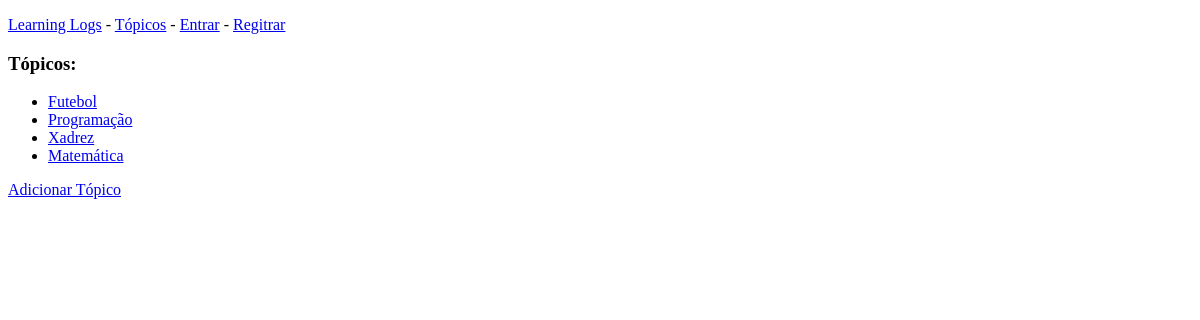
Page /topics on the earlier database version.
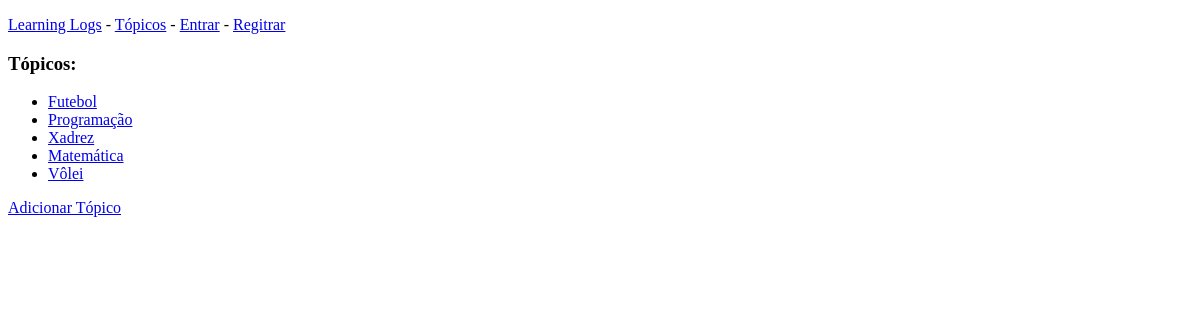
Same page on the later database version.
### learning_logs/models.py (models this page shows)
class Topic(models.Model):
    text = models.CharField(max_length=200)
    date_added = models.DateTimeField(auto_now_add=True)
    def __str__(self):
        return self.text

### learning_logs/views.py (the view)
# urls.py: path('topics', views.topics, name='topics'),
def topics(request):
    topics = Topic.objects.order_by('date_added')
    context = {'topics' : topics}
    return render(request, 'learning_logs/topics.html', context)

### learning_logs/templates/learning_logs/topics.html (shortened to what this page needs)
<!DOCTYPE html>
<html lang="en">
<head>
</head>
<body>
    {% extends "learning_logs/base.html" %}
    {% block content %}
    <h3>Tópicos:</h3>
        <ul>
            {% for topic in topics %}
                <li><a href="{% url 'topic' topic.id%}">{{ topic }}</a></li>
            {% empty %}
                <li>Não há tópicos adicionados.</li>
            {% endfor %}
        </ul>
        <a href="{% url 'new_topic' %}">Adicionar Tópico</a>
    {% endblock %}

Differences in the rows shown:
added Topic: text "Vôlei"
